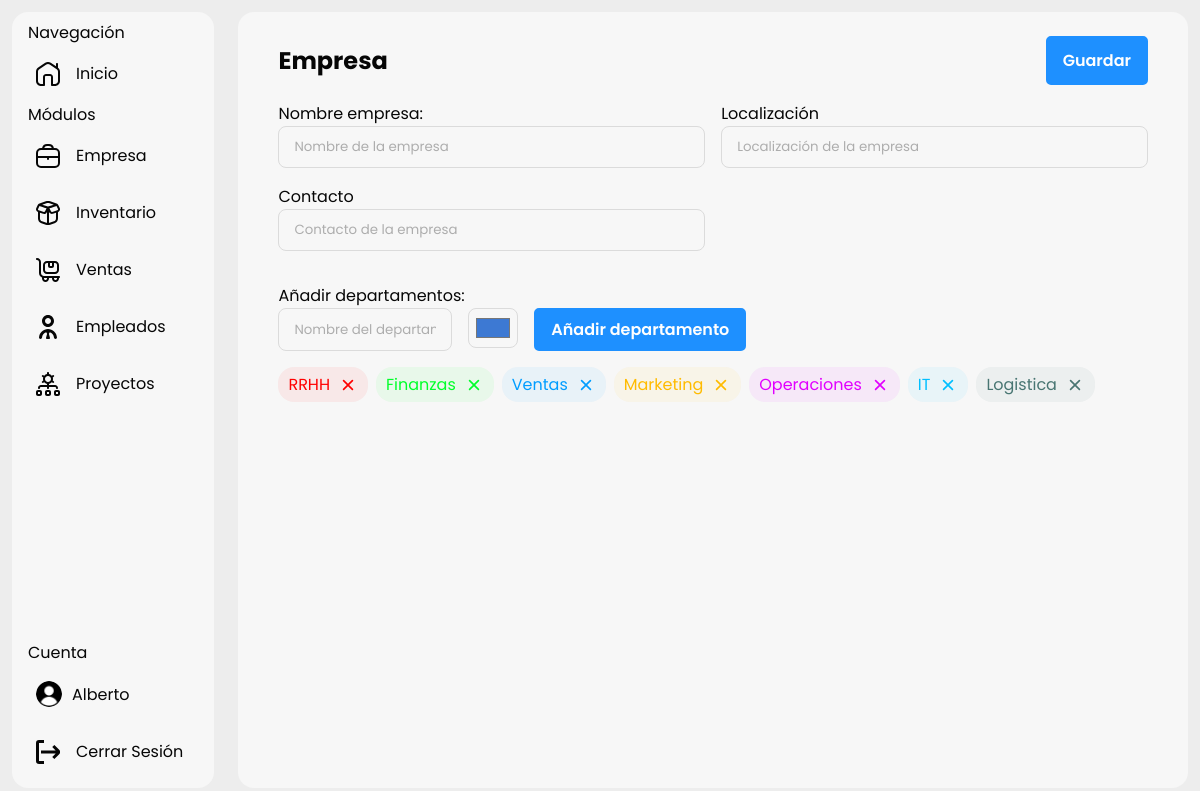
The app's page /company (signed in) with its own data.
### main.py (models this page shows, shortened)
class Departments(db.Model):
    id = db.Column(db.Integer, primary_key=True)
    name = db.Column(db.String(100), nullable=False)
    color = db.Column(db.String(100), nullable=False)
    created_at = db.Column(db.DateTime, nullable=False, default=datetime.utcnow)

### main.py (the view)
@app.route("/company")
def company():
    departments = Departments.query.all()
    if "user_name" not in session:
        return redirect(url_for("login"))
    return render_template(
        "company.html", name=session["user_name"], departments=departments
    )

### templates/company.html (shortened to what this page needs)
{% extends "base.html" %} {% block title %}Empresa{% endblock %}{% block content
%} {% include "sidebar.html" %}
<link
  rel="stylesheet"
  href="{{url_for('static', filename = 'style/company.css')}}"
/>
<section>
  <form method="post" action="/modify-company" id="form_company">
    <header>
      <h1>Empresa</h1>
      <input type="submit" value="Guardar" />
    </header>
    <div>
      <label for="">Nombre empresa:</label>
      <input type="text" required placeholder="Nombre de la empresa" />
    </div>
    <div>
      <label for="">Localización</label>
      <input type="text" required placeholder="Localización de la empresa" />
    </div>
    <div>
      <label for="">Contacto</label>
      <input type="text" required placeholder="Contacto de la empresa" />
    </div>
  </form>
  <form method="post" action="/add-department" id="form_departments">
    <label for="">Añadir departamentos:</label>
    <div>
      <input
        type="text"
        name="name_department"
        placeholder="Nombre del departamento"
        required
      />
      <input type="color" name="color_department" id="" value="#3d79d3" />
      <input type="submit" value="Añadir departamento" />
    </div>
  </form>
  <div class="container_departments">
    {% for department in departments %}
    <span
      style="color: {{department.color}}; background-color: {{department.color}}10;"
      >{{department.name}}
      <form
        action="{{ url_for('delete_department', department_id=department.id) }}"
        method="post"
      >
        <button type="submit">
          <svg
            xmlns="http://www.w3.org/2000/svg"
            id="Outline"
            viewBox="0 0 24 24"
            fill="{{department.color}}"
            width="20"
            height="20"
          >
            <path
              d="M18,6h0a1,1,0,0,0-1.414,0L12,10.586,7.414,6A1,1,0,0,0,6,6H6A1,1,0,0,0,6,7.414L10.586,12,6,16.586A1,1,0,0,0,6,18H6a1,1,0,0,0,1.414,0L12,13.414,16.586,18A1,1,0,0,0,18,18h0a1,1,0,0,0,0-1.414L13.414,12,18,7.414A1,1,0,0,0,18,6Z"
            />
          </svg>
        </button>
      </form>
    </span>
    {% endfor %}
  </div>
</section>
{% endblock %}

### static/style/global.css (style rules this page uses)
:root { --primary-font-hover: dodgerblue; color-scheme: light dark; }
* { padding: 0; margin: 0; box-sizing: border-box; font-family: "Poppins", serif; }
body { max-height: 100vh; background-color: light-dark(#ededed, #121212); }

### static/style/company.css (style rules this page uses)
* { color-scheme: light dark; }
::placeholder { color: light-dark(#adadad, #c8c8c8); }
body { display: flex; height: 100svh; }
section { padding: 0.5rem; border-radius: 1rem; width: 99%; color: light-dark(#060606, #fefefe); background-color: light-dark(#f7f7f7, #282828); margin: 1%; }
section header { display: flex; justify-content: space-between; align-items: center; }
section header input { color: #fefefe; background-color: dodgerblue; padding: 10px 15px; border: 2px solid dodgerblue; border-radius: 5px; transition: 0.1s ease; font-weight: 600; font-size: 1rem; }
section #form_company { padding: 1rem 2rem; width: 100%; display: grid; grid-template-columns: repeat(2, 1fr); gap: 1rem; }
section #form_company header { grid-column: span 2 !important; }
section input { outline: none; border-radius: 0.5rem; padding: 10px 15px; border: 1px solid; border-color: light-dark(#dbdbdb, #3f3f3f); background-color: light-dark(#f7f7f7, #3f3f3f); }
section #form_company div { display: flex; flex-direction: column; }
section #form_departments { padding: 1rem 2rem; display: flex; flex-direction: column; }
section #form_departments div { display: flex; gap: 1rem; width: 100%; height: 100%; }
section #form_departments div input:nth-child(1) { width: 20%; }
section #form_departments div input:nth-child(2) { padding: 5px; height: 2.5rem; }
section #form_departments div input:nth-child(3) { color: #fefefe; background-color: dodgerblue; padding: 7px 15px; border: 2px solid dodgerblue; border-radius: 5px; transition: 0.1s ease; font-weight: 600; font-size: 1rem; width: fit-content; }
section .container_departments { display: flex; gap: 0.5rem; margin: 0 2rem; }
section .container_departments span { padding: 5px 10px; border-radius: 1rem; display: flex; align-items: center; gap: 0.5rem; }
section .container_departments span button { background: transparent; border: none; display: flex; align-items: center; cursor: pointer; }

### records on screen
Departments: name "RRHH"
Departments: name "Finanzas"
Departments: name "Ventas"
Departments: name "Marketing"
Departments: name "Operaciones"
Departments: name "IT"
Departments: name "Logistica"

### other values on screen
{{ session.user_name }} "Alberto"
